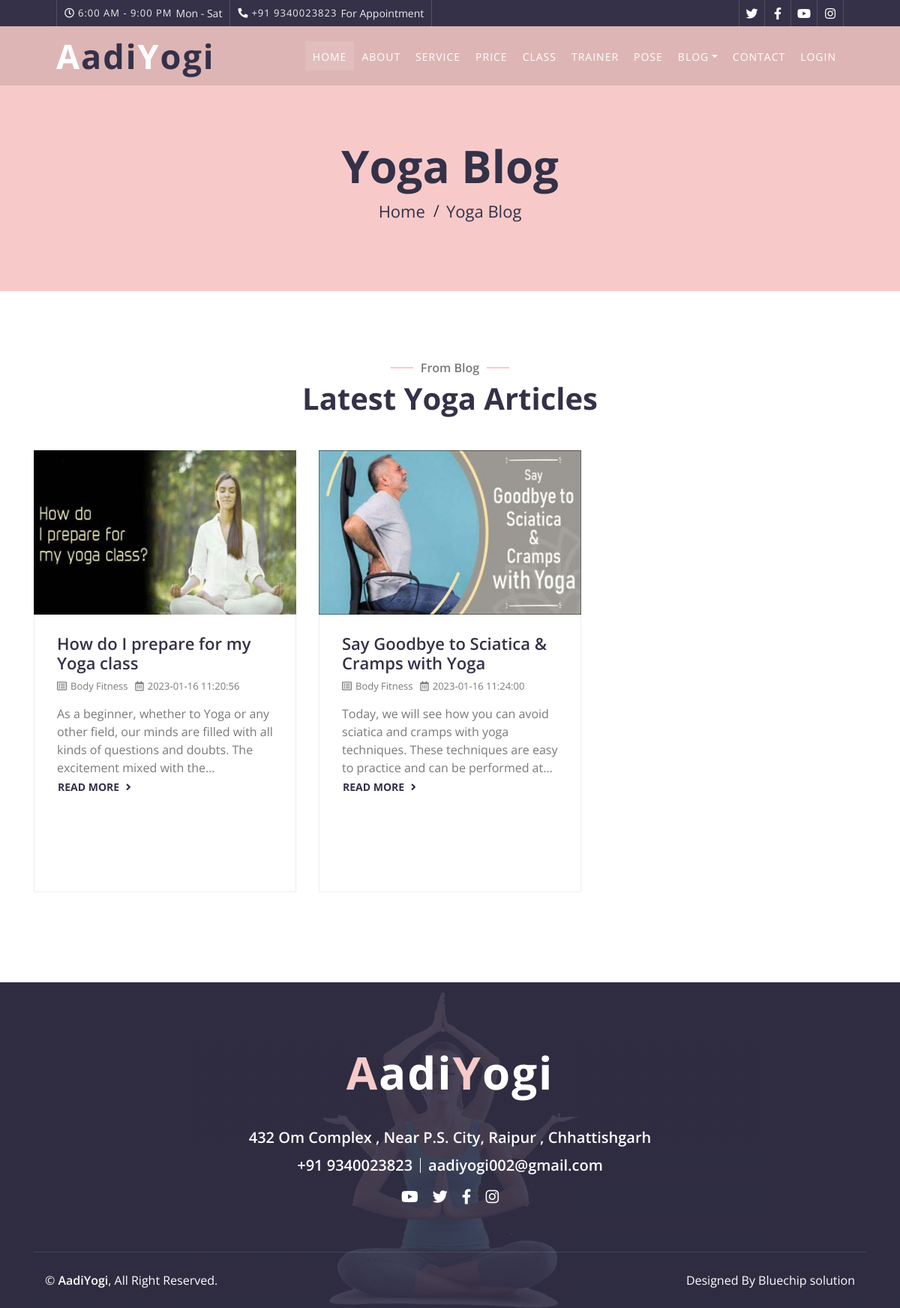
Screenshot of /blog.php with the database file from the repository.
### tables this page shows
CREATE TABLE `blog` (
  `id` int(11) NOT NULL,
  `title` text NOT NULL,
  `image` text NOT NULL,
  `content` longtext NOT NULL,
  `created_at` timestamp NOT NULL DEFAULT current_timestamp()
);

### blog.php (the view, shortened to what this page needs)
<?php
include("admin/connection.php");
 $sql = "SELECT * from `blog`";
 $fire = $connect->query($sql);
?>
<!DOCTYPE html>
<html lang="en">
    <head>
        <link href="https://stackpath.bootstrapcdn.com/bootstrap/4.4.1/css/bootstrap.min.css" rel="stylesheet">
        <link href="https://cdnjs.cloudflare.com/ajax/libs/font-awesome/5.10.0/css/all.min.css" rel="stylesheet">
        <link href="lib/animate/animate.min.css" rel="stylesheet">
        <link href="lib/flaticon/font/flaticon.css" rel="stylesheet">
        <link href="lib/owlcarousel/assets/owl.carousel.min.css" rel="stylesheet">
        <link href="lib/lightbox/css/lightbox.min.css" rel="stylesheet">
        <link href="css/style.css" rel="stylesheet">
    </head>
    <body>
 <div class="top-bar d-none d-md-block">
    <div class="container-fluid">
        <div class="row">
            <div class="col-md-8">
                <div class="top-bar-left">
                    <div class="text">
                        <i class="far fa-clock"></i>
                        <h2>6:00 AM - 9:00 PM</h2>
                        <p>Mon - Sat</p>
                    </div>
                    <div class="text">
                        <i class="fa fa-phone-alt"></i>
                        <h2>+91 9340023823</h2>
                        <p>For Appointment</p>
                    </div>
                </div>
            </div>
            <div class="col-md-4">
                <div class="top-bar-right">
                    <div class="social">
                        <a href="https://twitter.com/AadiYog41777363"><i class="fab fa-twitter"></i></a>
                        <a href="https://www.facebook.com/AadiYogi-104551748941322/"><i class="fab fa-facebook-f"></i></a>
                        <a href="https://www.youtube.com/channel/UChGvk8Yi5iZ36KLmnRzz9bA/featured"><i class="fab fa-youtube"></i></a>
                        <a href="https://www.instagram.com/aadiyogi002/"><i class="fab fa-instagram"></i></a>
                    </div>
                </div>
            </div>
        </div>
    </div>
</div>
<div class="navbar navbar-expand-lg bg-dark navbar-dark">
            <div class="container-fluid">
                <a href="index.php" class="navbar-brand">A<span>adi</span>Y<span>ogi</span> </a>
                <div class="collapse navbar-collapse justify-content-between" id="navbarCollapse">
                    <div class="navbar-nav ml-auto">
                        <a href="index.php" class="nav-item nav-link active">Home</a>
                        <a href="about.php" class="nav-item nav-link">About</a>
                        <a href="service.php" class="nav-item nav-link">Service</a>
                        <a href="price.php" class="nav-item nav-link">Price</a>
                        <a href="class.php" class="nav-item nav-link">Class</a>
                        <a href="team.php" class="nav-item nav-link">Trainer</a>
                        <a href="portfolio.php" class="nav-item nav-link">Pose</a>
                        <div class="nav-item dropdown">
                            <a href="#" class="nav-link dropdown-toggle" data-toggle="dropdown">Blog</a>
                        </div>
                        <a href="contact.php" class="nav-item nav-link">Contact</a>
                        <a href="login.php" class="nav-item nav-link">Login</a>
                    </div>
                </div>
            </div>
        </div>
        <div class="page-header">
            <div class="container">
                <div class="row">
                    <div class="col-12">
                        <h2>Yoga Blog</h2>
                    </div>
                    <div class="col-12">
                        <a href="index.php">Home</a>
                        <a href="blog.php">Yoga Blog</a>
                    </div>
                </div>
            </div>
        </div>
        <div class="blog">
            <div class="container">
                <div class="section-header text-center wow zoomIn" data-wow-delay="0.1s">
                    <p>From Blog</p>
                    <h2>Latest Yoga Articles</h2>
                </div>
                <div class="row blog-page">
                <?php while($row = mysqli_fetch_assoc($fire)){ ?>
                    <div class="col-lg-4 col-md-6 wow fadeInUp" data-wow-delay="0.0s">
                        <div class="blog-item">
                            <div class="blog-img">
                                <img src="admin/images/<?= $row['image']?>" alt="Blog">
                            </div>
                            <div class="blog-text">
                                <h2> <?= $row['title']?></h2>
                                <div class="blog-meta">
                                    <p><i class="far fa-list-alt"></i>Body Fitness</p>
                                    <p><i class="far fa-calendar-alt"></i><?= $row['created_at']?></p>
                                </div>
                                <div class= "blog-content">
                                  <?= $row['content']?>
                                </div>
                                <a class="btn" href="single-Blog.php?id= <?= $row['id']?>">Read More <i class="fa fa-angle-right"></i></a>
                            </div>
                        </div>
                    </div>
                    <?php } ?>
                </div>
            </div>
        </div>
        <div class="footer wow fadeIn" data-wow-delay="0.3s">
            <div class="container-fluid">
                <div class="container">
                    <div class="footer-info">
                        <a href="index.php" class="footer-logo">A<span>adi</span>Y<span>ogi</span></a>
                        <h3>432 Om Complex , Near P.S. City, Raipur , Chhattishgarh</h3>
                        <div class="footer-menu">
                            <p>+91 9340023823</p>
                            <p>aadiyogi002@gmail.com</p>
                        </div>
                        <div class="footer-social">
                            <a href="https://www.youtube.com/channel/UChGvk8Yi5iZ36KLmnRzz9bA/featured"><i class="fab fa-youtube"></i></a>
                            <a href="https://twitter.com/AadiYog41777363"><i class="fab fa-twitter"></i></a>
                            <a href="https://www.facebook.com/AadiYogi-104551748941322/"><i class="fab fa-facebook-f"></i></a>
                            <a href="https://www.instagram.com/aadiyogi002/"><i class="fab fa-instagram"></i></a>
                        </div>
                    </div>
                </div>
                <div class="container copyright">
                    <div class="row">
                        <div class="col-md-6">
                            <p>&copy; <a href="#">AadiYogi</a>, All Right Reserved.</p>
                        </div>
                        <div class="col-md-6">
                            <p>Designed By Bluechip solution</p>
                        </div>
                    </div>
                </div>
            </div>
        </div>
    </body>
</html>

### blog.php (style rules this page uses)
.blog-content { --max-lines:4; display: -webkit-box; overflow:hidden; -webkit-box-orient: vertical; -webkit-line-clamp: var(--max-lines); }

### rows the page displays
blog: image (picture), title "How do I prepare for my Yoga class", created_at "2023-01-16 11:20:56", content "As a beginner, whether to Yoga or any other field, our minds are filled with all kinds of questions and doubts. The excitement mixed with…"
blog: image (picture), title "Say Goodbye to Sciatica & Cramps with Yoga", created_at "2023-01-16 11:24:00", content "Today, we will see how you can avoid sciatica and cramps with yoga techniques. These techniques are easy to practice and can be performed…"
